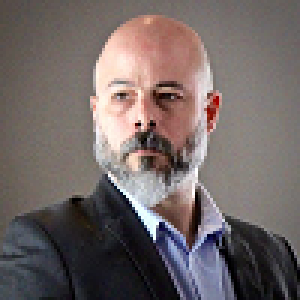
#> input picture josevicente.png, 100 x 100 px, found by its file name (shown 3 times larger)
$ python 0099-PIL.py
#> lines starting #> are read from the running program, lines starting #| are printed output that depends on the picture
# pip install pillow
from PIL import Image

mifoto = Image.open("josevicente.png")
#> mifoto is the input picture: PIL image 100x100 RGBA; mean R, G, B, A 113.6, 103, 101.8, 255

anchura = mifoto.size[0]
#> anchura = 100
altura = mifoto.size[1]
#> altura = 100
print(mifoto.size)
#| (100, 100)

pixeles = mifoto.load()
# Ahora quiero barrer TODOS los pixeles de la imagen
# Primero barro en X
for x in range(0,anchura):
    # Luego barro en Y
    for y in range(0,altura):
        # Atrapo las coordenadas de color del pixel
        rojo = pixeles[x,y][0]
        verde = pixeles[x,y][1]
        azul = pixeles[x,y][2]
        # Invierto el color
        irojo = 255 - rojo
        iverde = 255 - verde
        iazul = 255 - azul
        # reemplazo el valor anterior en la tupla
        pixeles[x,y] = (irojo,iverde,iazul,255)


mifoto.save("resultado.png")
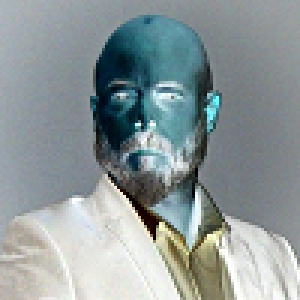
#> saved as resultado.png: PIL image 100x100 RGBA (shown 3 times larger); mean R, G, B, A 141.4, 152, 153.2, 255


$ run again, with anasprite.png copied over josevicente.png
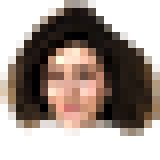
#> input picture anasprite.png, 20 x 20 px, found by its file name (shown 8 times larger)
#> mifoto is the input picture: PIL image 20x20 RGBA; mean R, G, B, A 117.3, 96.6, 81.7, 142.2
#| (20, 20)
#> `mifoto.save("resultado.png")`:
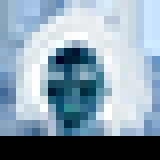
#> saved as resultado.png: PIL image 20x20 RGBA (shown 8 times larger); mean R, G, B, A 137.7, 158.4, 173.3, 255

$ run again, with salma.png copied over josevicente.png
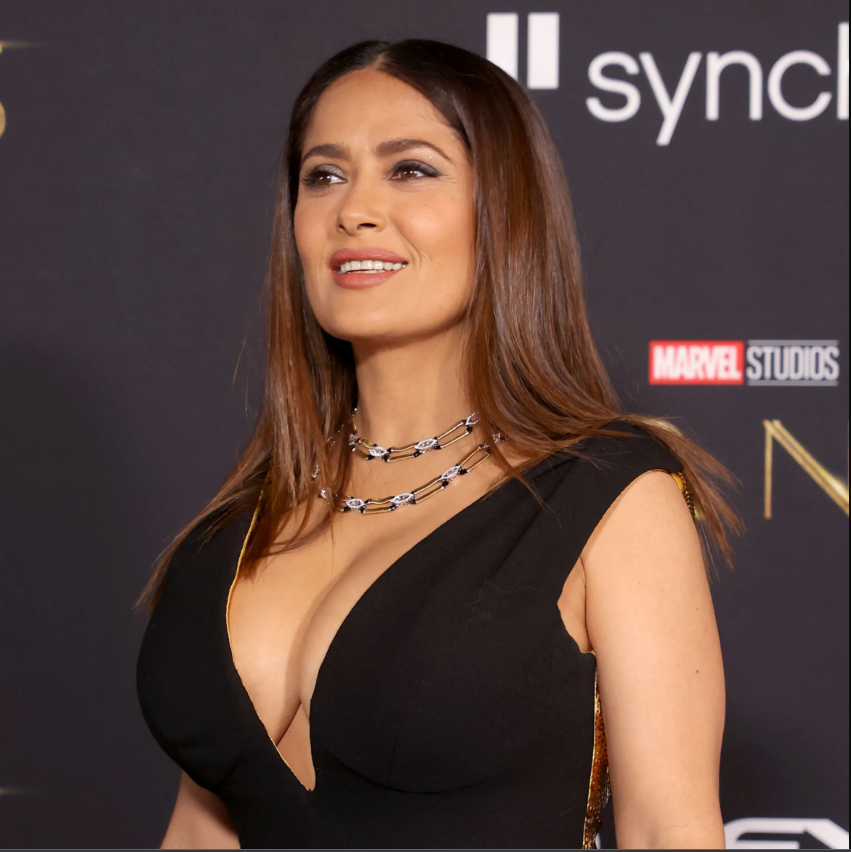
#> input picture salma.png, 851 x 852 px, found by its file name
#> mifoto is the input picture: PIL image 851x852 RGBA; mean R, G, B, A 89.9, 68.3, 62.4, 255
#| (851, 852)
#> `mifoto.save("resultado.png")`:
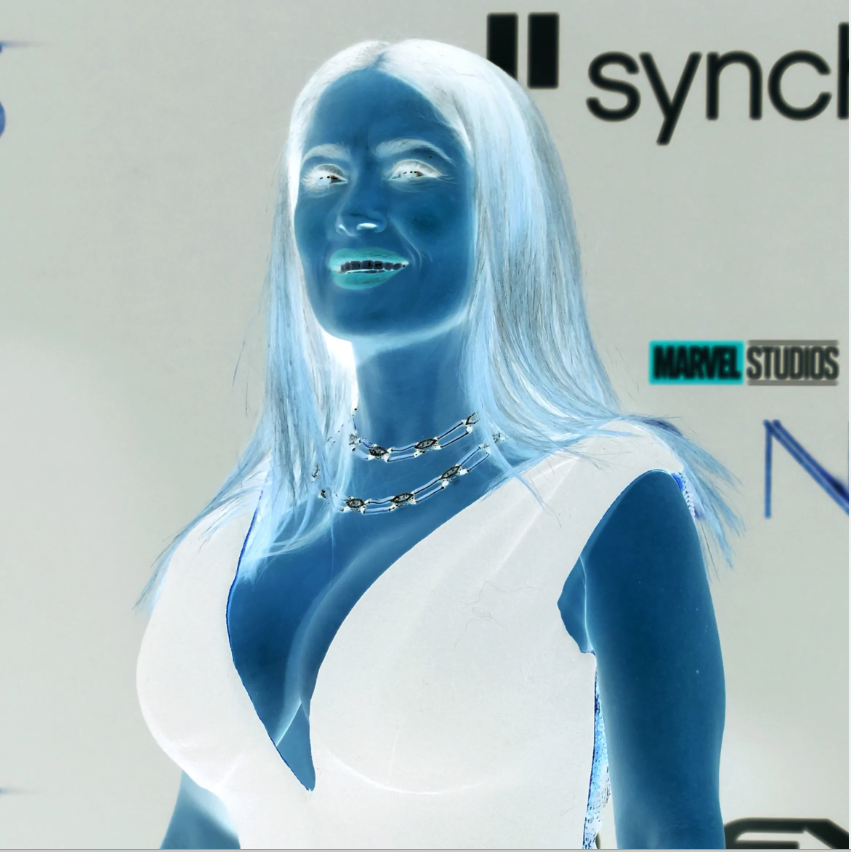
#> saved as resultado.png: PIL image 851x852 RGBA; mean R, G, B, A 165.1, 186.7, 192.6, 255
